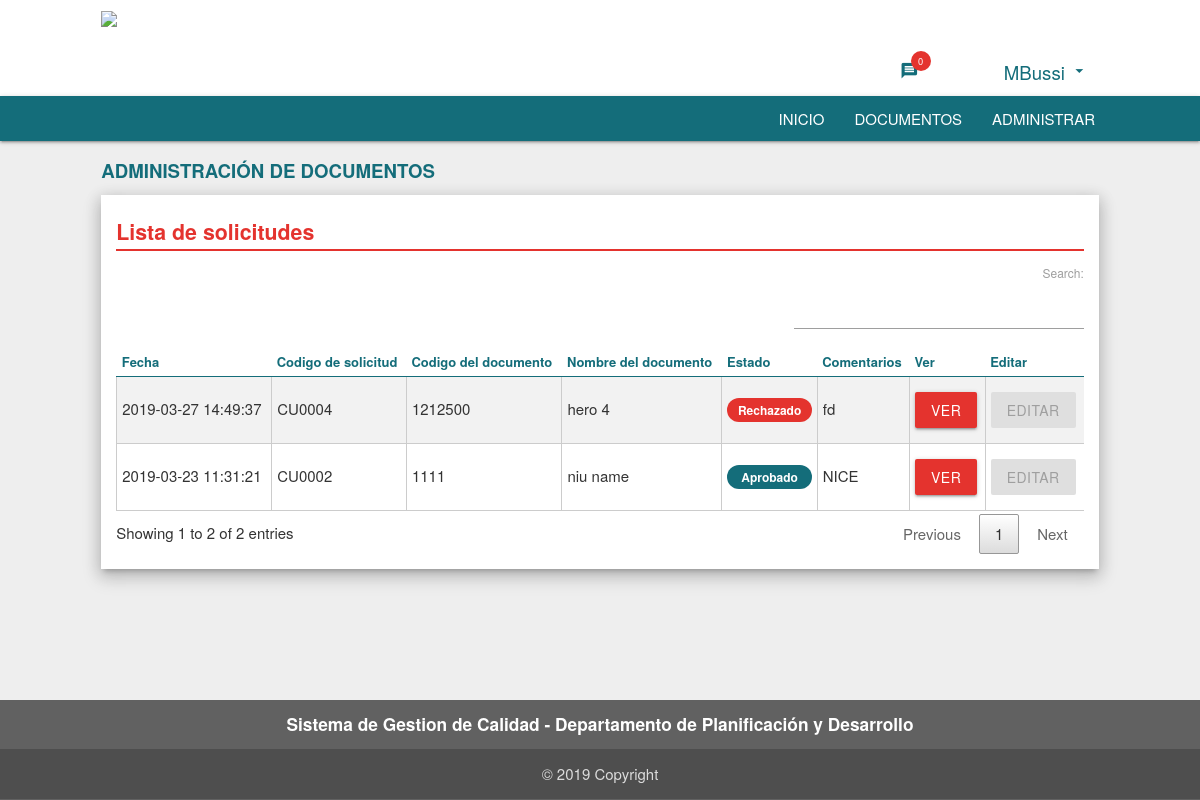
The app's page /solicitudes.php (signed in) with its own data.
### tables this page shows
CREATE TABLE `solicitudes` (
  `primKey` int(11) NOT NULL,
  `IDSolicitud` varchar(40) NOT NULL,
  `IDDocumento` varchar(40) NOT NULL,
  `IDUsuarioSubida` varchar(40) NOT NULL,
  `IDUsuarioAdmin` varchar(40) NOT NULL,
  `FechaSolicitud` datetime NOT NULL,
  `EstadoSolicitud` int(11) NOT NULL,
  `ComentarioSolicitud` varchar(300) NOT NULL,
  `FechaActualizacion` datetime NOT NULL
);

CREATE TABLE `documentos` (
  `primKey` int(11) NOT NULL,
  `IDDocumento` varchar(40) NOT NULL,
  `IDDepartamento` varchar(40) NOT NULL,
  `ElaboradoPor` varchar(40) NOT NULL,
  `RevisadoPor` varchar(40) NOT NULL,
  `AprobadoPor` varchar(40) NOT NULL,
  `VistoPor` varchar(40) NOT NULL,
  `NombreDocumento` varchar(50) NOT NULL,
  `Disponibilidad` tinyint(1) NOT NULL,
  `CodigoDocumento` varchar(50) NOT NULL,
  `FechaEmision` date NOT NULL,
  `NumeroRevision` varchar(12) NOT NULL,
  `FechaRevision` datetime NOT NULL
);

### conection/webConfig.php (called while the page is built, shortened)
<?php
$securityLevel = new stdClass();
$securityLevel->deptAdm = 2;
$solEstatus = new stdClass();
$solEstatus->Rechazado = 0;
$solEstatus->Pendiente = 1;
$solEstatus->Correccion = 2;
$solEstatus->Aprobado = 3;
?>

### conection/getDocs.php (called while the page is built, shortened)
<?php
    include_once("conn.php");
    include_once("helpers.php");
    function getArchive($arcID){
        global $db;
        $sql = "SELECT * FROM documentos WHERE IDDocumento = '$arcID'";
        $result = mysqli_query($db, $sql);
        $archivo = mysqli_fetch_array($result,MYSQLI_ASSOC);
        return $archivo;
    }
    function getSolList(){
        global $db;
        $sql = "select * from solicitudes order by FechaActualizacion desc";
        $result = mysqli_query($db, $sql);
        return $result;
    }
?>

### conection/helpers.php (called while the page is built, shortened)
<?php
function getSolState($lvl){
    global $solEstatus;
    switch ($lvl) {
        case $solEstatus->Rechazado:
            return 'Rechazado';
            break;
        case $solEstatus->Aprobado:
            return 'Aprobado';
            break;
    }
}
function moreThanUserDoc($userID){
    global $securityLevel;
    if(($_SESSION['UserLevel'] >= $securityLevel->deptAdm and $_SESSION['UserID'] == $userID)
    or $_SESSION['UserLevel'] >= $securityLevel->Admin){
        return true;
    }else{
        return false;
    }
}
function formatSol($id){
    return sprintf("CU%1$04d", $id);
}
?>

### solicitudes.php (the view, shortened to what this page needs)
<!DOCTYPE html>
<html lang='es'>
<head>
    <?php include_once "templates/styles.php"; ?>
</head>
<body class="grey lighten-3">
    <?php
        include_once("templates/globalIncludes.php");
        include_once("templates/header.php");
        include_once("templates/nav.php");
    ?>
    <section class=''>
        <div class="container">
            <div class="row">
                <div class="col m12">
                    <h4 class="title1 green2-text" style="margin-left: 0px">Administración de documentos</h4>
                    <div class="pdfBody white z-depth-3">
                            <div class="row">
                                <div class="col s12">
                                    <h4 class="title2 red2-text">Lista de solicitudes</h4>
                                    <div class="table-container">
                                        <?php if($_SESSION['UserLevel'] == $securityLevel->deptAdm) : ?>
                                            <table class="striped highlight ">
                                                <thead>
                                                    <tr>
                                                        <th>Fecha</th>
                                                        <th>Codigo de solicitud</th>
                                                        <th>Codigo del documento</th>
                                                        <th>Nombre del documento</th>
                                                        <th>Estado</th>
                                                        <th>Comentarios</th>
                                                        <th>Ver</th>
                                                        <th>Editar</th>
                                                    </tr>
                                                </thead>
                                                <tbody>
                                                    <?php
                                                    $sols = getSolList();
                                                    foreach($sols as $s){
                                                        if(moreThanUserDoc($s['IDUsuarioSubida'])){
                                                            $d = getArchive($s['IDDocumento']);
                                                            echo '<tr>';
                                                                echo '<td>'.$s['FechaActualizacion'].'</td>';
                                                                echo '<td>'.formatSol($s['primKey']).'</td>';
                                                                echo '<td>'.$d['CodigoDocumento'].'</td>';
                                                                echo '<td>'.$d['NombreDocumento'].'</td>';
                                                                echo '<td><div class="st '.getSolState($s['EstadoSolicitud']).'">'.getSolState($s['EstadoSolicitud']).'</div></td>';
                                                                echo '<td>'.$s['ComentarioSolicitud'].'</td>';
                                                                if($s['EstadoSolicitud'] == $solEstatus->Aprobado){
                                                                    echo '<td><a class="btn red2" target="_blank" href="documentos.php?b='.$s['IDDocumento'].'">Ver</a></td>';
                                                                }else{
                                                                    echo '<td><a class="btn red2" target="_blank" href="documentos.php?d='.$s['IDDocumento'].'">Ver</a></td>';
                                                                }
                                                                if($s['EstadoSolicitud'] == $solEstatus->Rechazado or $s['EstadoSolicitud'] == $solEstatus->Aprobado){
                                                                    echo '<td><a class="btn red2" disabled href="#">Editar</a></td>';
                                                                }else{
                                                                    echo '<td><a class="btn red2" href="editArchive.php?d='.$s['IDDocumento'].'&s='.$s['IDSolicitud'].'">Editar</a></td>';
                                                                }
                                                                echo '</tr>';
                                                        }
                                                    }
                                                    ?>
                                                </tbody>
                                            </table>
                                        <?php endif ?>
                                    </div>
                                </div>
                            </div>
                    </div>
                </div>
            </div>
        </div>
    </section>
    <footer class="page-footer grey darken-2">
        <div class="container">
            <div class="row">
                <div class="col  s12">
                    <h5>Sistema de Gestion de Calidad - Departamento de Planificación y Desarrollo</h5>
                </div>
            </div>
        </div>
        <div class="footer-copyright">
            <div class="container">
                ©
                2019 Copyright
            </div>
        </div>
    </footer>
</body>
</html>

### css/styles.css (style rules this page uses)
html { color: #333; }
html { height: 100%; box-sizing: border-box; }
*, *:before, *:after { box-sizing: inherit; }
body { position: relative; margin: 0; padding-bottom: 120px; min-height: 100%; font-family: "Helvetica Neue", Arial, sans-serif; }
.row { margin-bottom: 0px !important; }
.container { width: 85% !important; }
.green2-text { color: #146d7a !important; }
.red2 { background: #e4332e; }
.red2-text { color: #e4332e; }
.title1 { margin-top: 0px; text-transform: uppercase; font-size: 14pt; font-weight: 700; }
.title2 { font-size: 16pt; margin: 10px 0; padding-bottom: 5px; font-weight: 600; border-bottom-style: solid; border-bottom-width: 2px; }
.pdfBody { padding: 15px; margin-bottom: 20px; }
.table-container { overflow: auto; }
table.striped>tbody>tr:nth-child(odd) { background-color: #f2f2f2; }
thead th { font-size: 13px; color: #146d7a; vertical-align: bottom; border-bottom: 1px solid; padding-bottom: 4px; }
tbody td { border: 1px solid #ccc; }
.st { text-align: center; display: block; padding: 3px 9px; color: white; font-weight: bold; border-radius: 40px; font-size: 12px; }
.st.Activo, .st.Aprobado { background: #146d7a; }
.st.Inactivo, .st.Rechazado { background: #e4332e; }
.page-footer { padding-top: 0px !important; }
.page-footer h5 { font-size: 13pt; font-weight: 600; margin: 15px 0px !important; }
.footer-copyright { background-color: rgba(0, 0, 0, 0.2) !important; }
.page-footer { min-height: 100px; position: absolute; right: 0; bottom: 0; left: 0; background-color: #efefef; text-align: center; }
table { border-collapse: collapse !important; }
table.dataTable { margin: 0 !important; }
th, td { padding: 15px 5px !important; }
th { border-color: #146d7a !important; padding-bottom: 4px !important; }

### records on screen
solicitudes: FechaActualizacion "2019-03-27 14:49:37", primKey "CU0004", documentos.CodigoDocumento "1212500", documentos.NombreDocumento "hero 4", EstadoSolicitud "Rechazado", ComentarioSolicitud "fd", shows "EDITAR"
solicitudes: FechaActualizacion "2019-03-23 11:31:21", primKey "CU0002", documentos.CodigoDocumento "1111", documentos.NombreDocumento "niu name", EstadoSolicitud "Aprobado", ComentarioSolicitud "NICE", shows "EDITAR"

### other values on screen
mysqli_num_rows($not) "0"
$_SESSION['login_user'] "MBussi"
